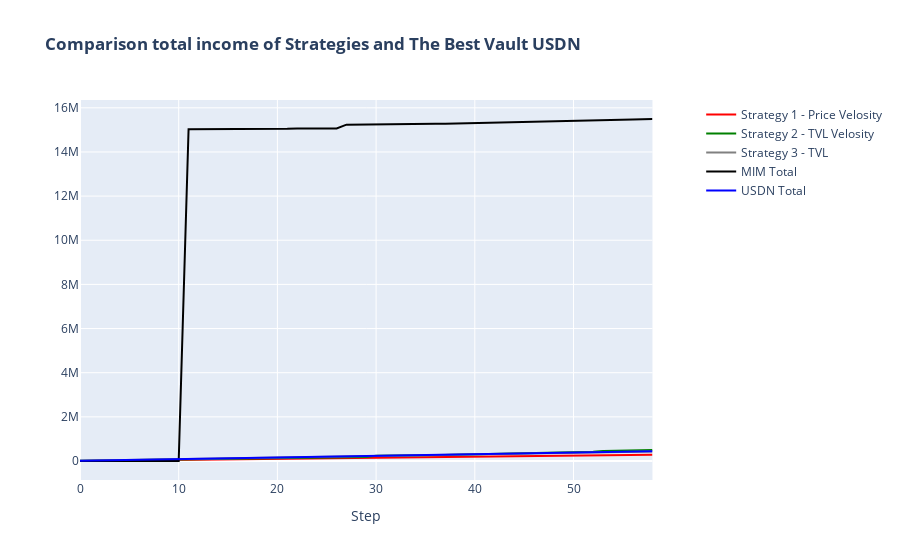

Write notebook code for a chart like this one.
### Code cell
fig = make_subplots(subplot_titles=('' ), specs=[[{"secondary_y": True}]])

fig.add_trace(go.Scatter(x=x, y=tot_profit1, line=dict(color='red'), name='Strategy 1 - Price Velosity'), secondary_y=False)
fig.add_trace(go.Scatter(x=x, y=tot_profit2, line=dict(color='green'), name='Strategy 2 - TVL Velosity'), secondary_y=False)
fig.add_trace(go.Scatter(x=x, y=tot_profit3, line=dict(color='grey'), name='Strategy 3 - TVL'), secondary_y=False)
fig.add_trace(go.Scatter(x=k, y=profit_fund1, line=dict(color='black'), name='MIM Total'), secondary_y=False)
fig.add_trace(go.Scatter(x=k, y=profit_fund3, line=dict(color='blue'), name='USDN Total'), secondary_y=False)

fig.update_layout(title_text='<b>Comparison total income of Strategies and The Best Vault USDN </b>')
fig.update_xaxes(title_text='Step')
fig.show()
